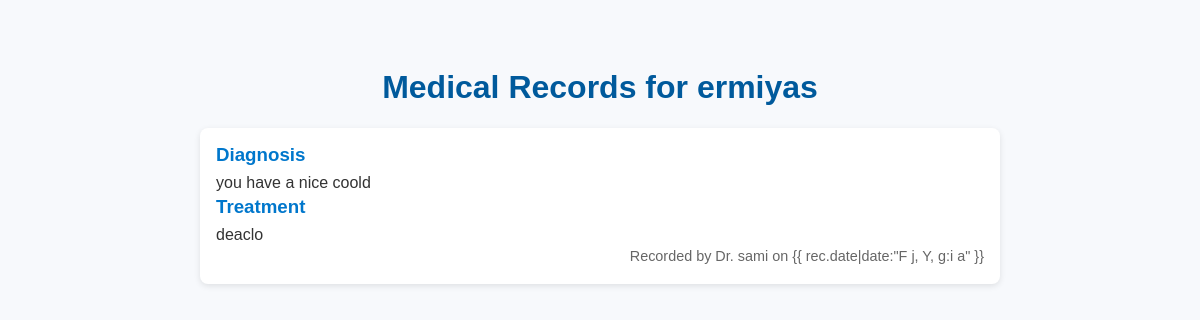
The app's page /patient/medical-records/ (signed in) with its own data.
### clinic/models.py (models this page shows, shortened)
class Patient(models.Model):
    patient_id = models.CharField(max_length=20, unique=True)
    name = models.CharField(max_length=100)
    password=models.CharField(max_length=20)
    age = models.IntegerField()
    gender = models.CharField(max_length=10, choices=[('Male', 'Male'), ('Female', 'Female')])
    contact_number = models.CharField(max_length=15)
    address = models.TextField()
    medical_history = models.TextField(blank=True, null=True)
    emergency_contact_name = models.CharField(max_length=100)
    emergency_contact_number = models.CharField(max_length=15)
    created_at = models.DateTimeField(auto_now_add=True)
    approved = models.BooleanField(default=False)

class MedicalRecord(models.Model):
    patient = models.ForeignKey(Patient, related_name='medical_record', on_delete=models.CASCADE)
    doctor = models.ForeignKey(Doctor, related_name='doctor_records', on_delete=models.CASCADE)
    diagnosis = models.TextField()
    treatment = models.TextField()
    date = models.DateTimeField(auto_now_add=True)

class Doctor(models.Model):
    user = models.OneToOneField(User, on_delete=models.CASCADE)
    doctor_id = models.CharField(max_length=20, unique=True)
    name = models.CharField(max_length=100)
    personal_info = models.FileField(upload_to='personal/', blank=True, null=True)
    specialization = models.CharField(max_length=100)
    password = models.CharField(max_length=100)
    approved = models.BooleanField(default=False)

### clinic/views.py (the view)
# urls.py: path('patient/medical-records/', views.patient_medical_records, name='patient_medical_records'),
def patient_medical_records(request):
    patient_id = request.session.get('patient_id')
    if not patient_id:
        return redirect('login_patient')
    patient = get_object_or_404(Patient, id=patient_id)
    records = MedicalRecord.objects.filter(patient=patient).order_by('-date')
    return render(request, 'patient_medical_records.html', {
        'patient': patient,
        'records': records,
    })

### clinic/templates/patient_medical_records.html (shortened to what this page needs)
<!DOCTYPE html>
<html lang="en">
  <head>
  </head>
  <body>
    <h1>Medical Records for {{ patient.name }}</h1>
    {% if records %} {% for rec in records %}
    <div class="record">
      <h3>Diagnosis</h3>
      <p>{{ rec.diagnosis|linebreaks }}</p>
      <h3>Treatment</h3>
      <p>{{ rec.treatment|linebreaks }}</p>
      <p class="date">
        Recorded by Dr. {{ rec.doctor.name }} on {{ rec.date|date:"F j, Y, g:i
        a" }}
      </p>
    </div>
    {% endfor %} {% else %}
    <p>No medical records found.</p>
    {% endif %}
  </body>
</html>

### clinic/templates/patient_medical_records.html (style rules this page uses)
body { font-family: Arial, sans-serif; max-width: 800px; margin: 2rem auto; padding: 1rem; background: #f7f9fc; color: #333; }
h1 { text-align: center; color: #005a9c; }
.record { background: white; border-radius: 8px; padding: 1rem; margin-bottom: 1rem; box-shadow: 0 2px 6px rgb(0 0 0 / 0.1); }
.record h3 { margin: 0 0 0.5rem; color: #0077cc; }
.record p { margin: 0.25rem 0; }
.date { font-size: 0.9rem; color: #666; text-align: right; }

### records on screen
Patient: name "ermiyas"
MedicalRecord: diagnosis "you have a nice coold", treatment "deaclo", doctor.name "sami"
